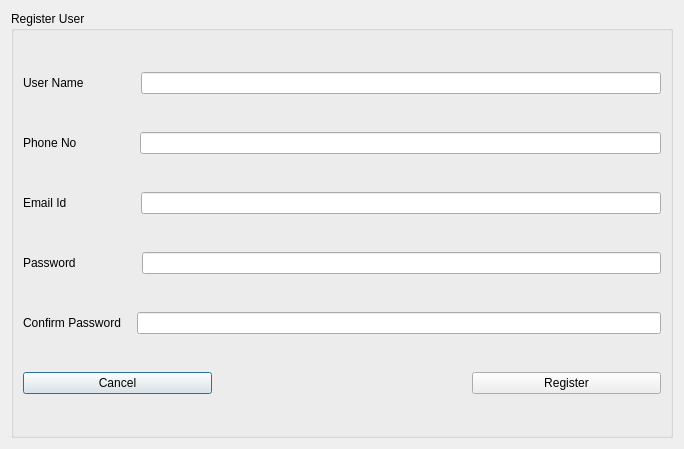
<?xml version="1.0" encoding="UTF-8"?>
<ui version="4.0">
 <class>Registration_Window</class>
 <widget class="QDialog" name="Registration_Window">
  <property name="geometry">
   <rect>
    <x>0</x>
    <y>0</y>
    <width>684</width>
    <height>449</height>
   </rect>
  </property>
  <property name="sizePolicy">
   <sizepolicy hsizetype="Fixed" vsizetype="Fixed">
    <horstretch>0</horstretch>
    <verstretch>0</verstretch>
   </sizepolicy>
  </property>
  <property name="windowTitle">
   <string>User Registration</string>
  </property>
  <layout class="QHBoxLayout" name="horizontalLayout_8">
   <item>
    <widget class="QGroupBox" name="groupBox">
     <property name="title">
      <string>Register User</string>
     </property>
     <layout class="QHBoxLayout" name="horizontalLayout_9">
      <item>
       <layout class="QVBoxLayout" name="verticalLayout_2">
        <item>
         <layout class="QHBoxLayout" name="horizontalLayout">
          <property name="spacing">
           <number>50</number>
          </property>
          <item>
           <widget class="QLabel" name="label">
            <property name="text">
             <string>User Name  </string>
            </property>
           </widget>
          </item>
          <item>
           <widget class="QLineEdit" name="username_reg_lineEdit"/>
          </item>
         </layout>
        </item>
        <item>
         <layout class="QHBoxLayout" name="horizontalLayout_2">
          <property name="spacing">
           <number>57</number>
          </property>
          <item>
           <widget class="QLabel" name="label_2">
            <property name="text">
             <string>Phone No  </string>
            </property>
           </widget>
          </item>
          <item>
           <widget class="QLineEdit" name="Phoneno_reg_lineEdit"/>
          </item>
         </layout>
        </item>
        <item>
         <layout class="QHBoxLayout" name="horizontalLayout_3">
          <property name="spacing">
           <number>58</number>
          </property>
          <item>
           <widget class="QLabel" name="label_3">
            <property name="text">
             <string>Email Id     </string>
            </property>
           </widget>
          </item>
          <item>
           <widget class="QLineEdit" name="email_reg_lineEdit"/>
          </item>
         </layout>
        </item>
        <item>
         <layout class="QHBoxLayout" name="horizontalLayout_4">
          <property name="spacing">
           <number>66</number>
          </property>
          <item>
           <widget class="QLabel" name="label_4">
            <property name="text">
             <string>Password</string>
            </property>
           </widget>
          </item>
          <item>
           <widget class="QLineEdit" name="password_reg_lineEdit">
            <property name="echoMode">
             <enum>QLineEdit::Password</enum>
            </property>
           </widget>
          </item>
         </layout>
        </item>
        <item>
         <layout class="QHBoxLayout" name="horizontalLayout_5">
          <property name="spacing">
           <number>16</number>
          </property>
          <item>
           <widget class="QLabel" name="label_5">
            <property name="text">
             <string>Confirm Password</string>
            </property>
           </widget>
          </item>
          <item>
           <widget class="QLineEdit" name="confirmpasswd_reg_lineEdit">
            <property name="echoMode">
             <enum>QLineEdit::Password</enum>
            </property>
           </widget>
          </item>
         </layout>
        </item>
        <item>
         <layout class="QHBoxLayout" name="horizontalLayout_7">
          <item>
           <layout class="QHBoxLayout" name="horizontalLayout_6">
            <property name="spacing">
             <number>260</number>
            </property>
            <item>
             <widget class="QPushButton" name="pushButton_2">
              <property name="text">
               <string>Cancel</string>
              </property>
             </widget>
            </item>
            <item>
             <widget class="QPushButton" name="register_pushButton">
              <property name="text">
               <string>Register</string>
              </property>
             </widget>
            </item>
           </layout>
          </item>
         </layout>
        </item>
       </layout>
      </item>
     </layout>
    </widget>
   </item>
  </layout>
 </widget>
 <resources/>
 <connections/>
</ui>
